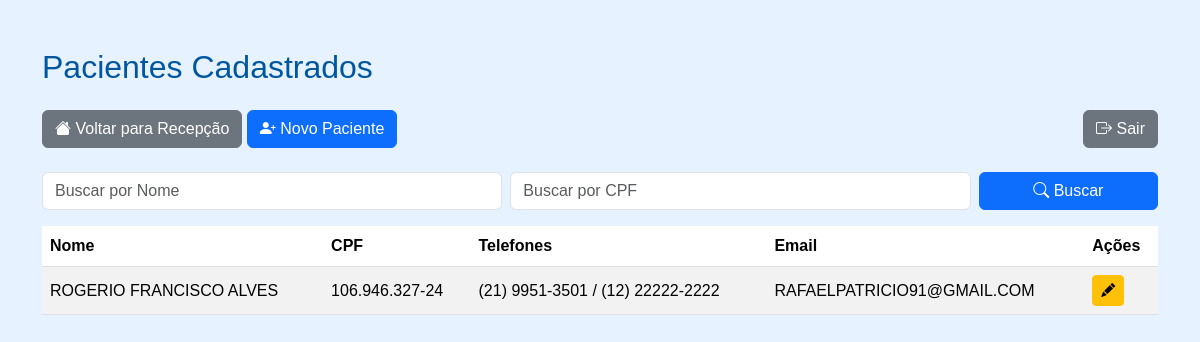
Screenshot of /pacientes/ (signed in) with the database file from the repository.
### paciente/models.py (models this page shows, shortened)
class Paciente(models.Model):
    nome = models.CharField(max_length=100)
    nome_social = models.CharField(max_length=100, blank=True, null=True)
    nome_mae = models.CharField(max_length=100)
    nome_pai = models.CharField(max_length=100, blank=True, null=True)
    cpf = models.CharField(
        max_length=14,
        unique=True,
        validators=[
            RegexValidator(
                r'^\d{3}\.\d{3}\.\d{3}-\d{2}$',
                'CPF inválido! Use XXX.XXX.XXX-XX'
            )
        ]
    )
    data_nascimento = models.DateField()
    SEXO_BIOLOGICO_CHOICES = [
        ('M', 'Masculino'),
        ('F', 'Feminino'),
        ('I', 'Intersexo'),
    ]
    sexo_biologico = models.CharField(max_length=1, choices=SEXO_BIOLOGICO_CHOICES)
    identidade_genero = models.CharField(max_length=50)
    orientacao_sexual = models.CharField(max_length=50)
    NACIONALIDADE_CHOICES = [
        ('BRASILEIRA', 'Brasileira'),
        ('ARGENTINA', 'Argentina'),
        ('BOLIVIANA', 'Boliviana'),
        ('CHILENA', 'Chilena'),
        ('COLOMBIANA', 'Colombiana'),
        ('PARAGUAIA', 'Paraguaia'),
        ('PERUANA', 'Peruana'),
        ('URUGUAIA', 'Uruguaia'),
        ('VENEZUELANA', 'Venezuelana'),
        ('OUTRA', 'Outra'),
    ]
    nacionalidade = models.CharField(
        max_length=20,
        choices=NACIONALIDADE_CHOICES,
        default='BRASILEIRA'
    )
    naturalidade = models.CharField(max_length=100)
    RACA_COR_CHOICES = [
        ('BRANCA', 'Branca'),
        ('PRETA', 'Preta'),
        ('PARDA', 'Parda'),
        ('AMARELA', 'Amarela'),
        ('INDIGENA', 'Indígena'),
    ]
    raca_cor = models.CharField(max_length=10, choices=RACA_COR_CHOICES)
    ESTADO_CIVIL_CHOICES = [
        ('SOLTEIRO', 'Solteiro(a)'),
        ('CASADO', 'Casado(a)'),
        ('DIVORCIADO', 'Divorciado(a)'),
        ('VIUVO', 'Viúvo(a)'),
        ('UNIAO_ESTAVEL', 'União Estável'),
    ]
    estado_civil = models.CharField(max_length=20, choices=ESTADO_CIVIL_CHOICES)
    ESCOLARIDADE_CHOICES = [
        ('SEM_INSTRUCAO', 'Sem instrução'),
        ('FUNDAMENTAL_INCOMPLETO', 'Fundamental incompleto'),
        ('FUNDAMENTAL_COMPLETO', 'Fundamental completo'),
        ('MEDIO_INCOMPLETO', 'Médio incompleto'),
        ('MEDIO_COMPLETO', 'Médio completo'),
        ('SUPERIOR_INCOMPLETO', 'Superior incompleto'),
        ('SUPERIOR_COMPLETO', 'Superior completo'),
        ('POS_GRADUACAO', 'Pós-graduação'),
        ('MESTRADO', 'Mestrado'),
        ('DOUTORADO', 'Doutorado'),
    ]
    escolaridade = models.CharField(max_length=30, choices=ESCOLARIDADE_CHOICES)
    profissao = models.CharField(max_length=50)
    rg = models.CharField(max_length=20)
    orgao_emissor = models.CharField(max_length=10)
    UF_CHOICES = [
        ('AC','AC'), ('AL','AL'), ('AP','AP'), ('AM','AM'),
        ('BA','BA'), ('CE','CE'), ('DF','DF'), ('ES','ES'),
        ('GO','GO'), ('MA','MA'), ('MT','MT'), ('MS','MS'),
        ('MG','MG'), ('PA','PA'), ('PB','PB'), ('PR','PR'),
        ('PE','PE'), ('PI','PI'), ('RJ','RJ'), ('RN','RN'),
        ('RS','RS'), ('RO','RO'), ('RR','RR'), ('SC','SC'),
        ('SP','SP'), ('SE','SE'), ('TO','TO'),
    ]
    uf_rg = models.CharField(max_length=2, choices=UF_CHOICES)
    cep = models.CharField(
        max_length=9,
        validators=[
            RegexValidator(
                r'^\d{5}-\d{3}$',
                'CEP inválido! Use XXXXX-XXX'
            )
        ]
    )
    endereco = models.CharField(max_length=100)
    numero = models.CharField(max_length=10)
    complemento = models.CharField(max_length=50, blank=True, null=True)
    bairro = models.CharField(max_length=50)
    municipio = models.CharField(max_length=50)
    uf = models.CharField(max_length=2, choices=UF_CHOICES)
    ZONA_CHOICES = [
        ('URBANA', 'Urbana'),
        ('RURAL', 'Rural'),
    ]
    zona = models.CharField(max_length=6, choices=ZONA_CHOICES)
    telefone_fixo = models.CharField(
        max_length=15,
        blank=True,
        null=True,
        validators=[
            RegexValidator(
                r'^\(\d{2}\)\s\d{4}-\d{4}$',
                'Telefone inválido! Use (XX) XXXX-XXXX'
            )
        ]
    )
    celular = models.CharField(
        max_length=15,
        validators=[
            RegexValidator(
                r'^\(\d{2}\)\s\d{5}-\d{4}$',
                'Celular inválido! Use (XX) XXXXX-XXXX'
            )
        ]
    )
    whatsapp = models.BooleanField(default=False)
    email = models.EmailField(blank=True, null=True)
    cartao_sus = models.CharField(max_length=18, blank=True, null=True)
    criado_por = models.ForeignKey(
        User,
        on_delete=models.SET_NULL,
        null=True,
        blank=True,
        related_name='pacientes_criados'
    )
    data_criacao = models.DateTimeField(default=timezone.now, editable=False)
    data_atualizacao = models.DateTimeField(auto_now=True)

### paciente/decorators.py (the view)
        def _wrapped_view(request, *args, **kwargs):
            if request.user.is_authenticated and (
                request.user.is_superuser or
                request.user.groups.filter(name__in=grupos).exists()
            ):
                return view_func(request, *args, **kwargs)
            raise PermissionDenied  # ← ISSO ativa o 403.html

### paciente/views.py (called while the page is built)
@login_required
@grupo_requerido(['Recepcao', 'Enfermagem', 'Medico'])
def paciente_list(request):
    pacientes = Paciente.objects.all().order_by('nome')
    nome_query = request.GET.get('nome', '')
    cpf_query = request.GET.get('cpf', '')
    if nome_query:
        pacientes = pacientes.filter(nome__icontains=nome_query)
    if cpf_query:
        pacientes = pacientes.filter(cpf__icontains=cpf_query)
    paginator = Paginator(pacientes, 10)
    page_number = request.GET.get('page')
    page_obj = paginator.get_page(page_number)
    context = {
        'page_obj': page_obj,
        'nome_query': nome_query,
        'cpf_query': cpf_query,
    }
    return render(request, 'paciente/list.html', context)

### paciente/templates/paciente/list.html (shortened to what this page needs)
<!DOCTYPE html>
<html lang="pt-br">
<head>
    <link rel="stylesheet" href="https://cdn.jsdelivr.net/npm/bootstrap@5.3.2/dist/css/bootstrap.min.css">
    <link rel="stylesheet" href="https://cdn.jsdelivr.net/npm/bootstrap-icons@1.10.5/font/bootstrap-icons.css">
</head>
<body>
<div class="container mt-5">
    <h2 class="mb-4">Pacientes Cadastrados</h2>
    <div class="mb-3 d-flex justify-content-between flex-wrap">
        <div class="mb-2">
            <a href="../recepcao" class="btn btn-secondary"><i class="bi bi-house-fill"></i> Voltar para Recepção</a>
            <a href="{% url 'paciente_create' %}" class="btn btn-primary"><i class="bi bi-person-plus-fill"></i> Novo Paciente</a>
        </div>
        <div>
            <a href="{% url 'logout' %}" class="btn btn-secondary"><i class="bi bi-box-arrow-right"></i> Sair</a>
        </div>
    </div>
    <div class="mb-3">
        <form method="get" class="row g-2">
            <div class="col-md-5">
                <input type="text" name="nome" class="form-control" placeholder="Buscar por Nome" value="{{ nome_query }}">
            </div>
            <div class="col-md-5">
                <input type="text" name="cpf" class="form-control" placeholder="Buscar por CPF" value="{{ cpf_query }}">
            </div>
            <div class="col-md-2">
                <button type="submit" class="btn btn-primary w-100"><i class="bi bi-search"></i> Buscar</button>
            </div>
        </form>
    </div>
    <table class="table table-striped table-hover align-middle">
        <thead>
            <tr>
                <th>Nome</th>
                <th>CPF</th>
                <th>Telefones</th>
                <th>Email</th>
                <th>Ações</th>
            </tr>
        </thead>
        <tbody>
            {% for paciente in page_obj %}
            <tr>
                <td>{{ paciente.nome }}</td>
                <td>{{ paciente.cpf }}</td>
                <td>
                    {% if paciente.telefone_fixo %}{{ paciente.telefone_fixo }}{% endif %}
                    {% if paciente.celular %} / {{ paciente.celular }}{% endif %}
                </td>
                <td>{{ paciente.email }}</td>
                <td class="btn-actions">
                    <a href="{% url 'paciente_edit' paciente.id %}" class="btn btn-sm btn-warning" title="Editar">
                        <i class="bi bi-pencil-fill"></i>
                    </a>
                </td>
            </tr>
            {% empty %}
            <tr>
                <td colspan="5" class="text-center">Nenhum paciente encontrado.</td>
            </tr>
            {% endfor %}
        </tbody>
    </table>
</div>
</body>
</html>

### paciente/templates/paciente/list.html (style rules this page uses)
body { background-color: #e6f2ff; font-family: Arial, sans-serif; }
h2 { color: #0057a0; }
.table thead { background-color: #0072bc; color: #fff; }
.btn-actions .btn { margin-right: 5px; }
.btn-actions .btn:last-child { margin-right: 0; }

### rows the page displays
Paciente: nome "ROGERIO FRANCISCO ALVES", cpf "106.946.327-24", telefone_fixo "(21) 9951-3501", celular "(12) 22222-2222", email "RAFAELPATRICIO91@GMAIL.COM"
